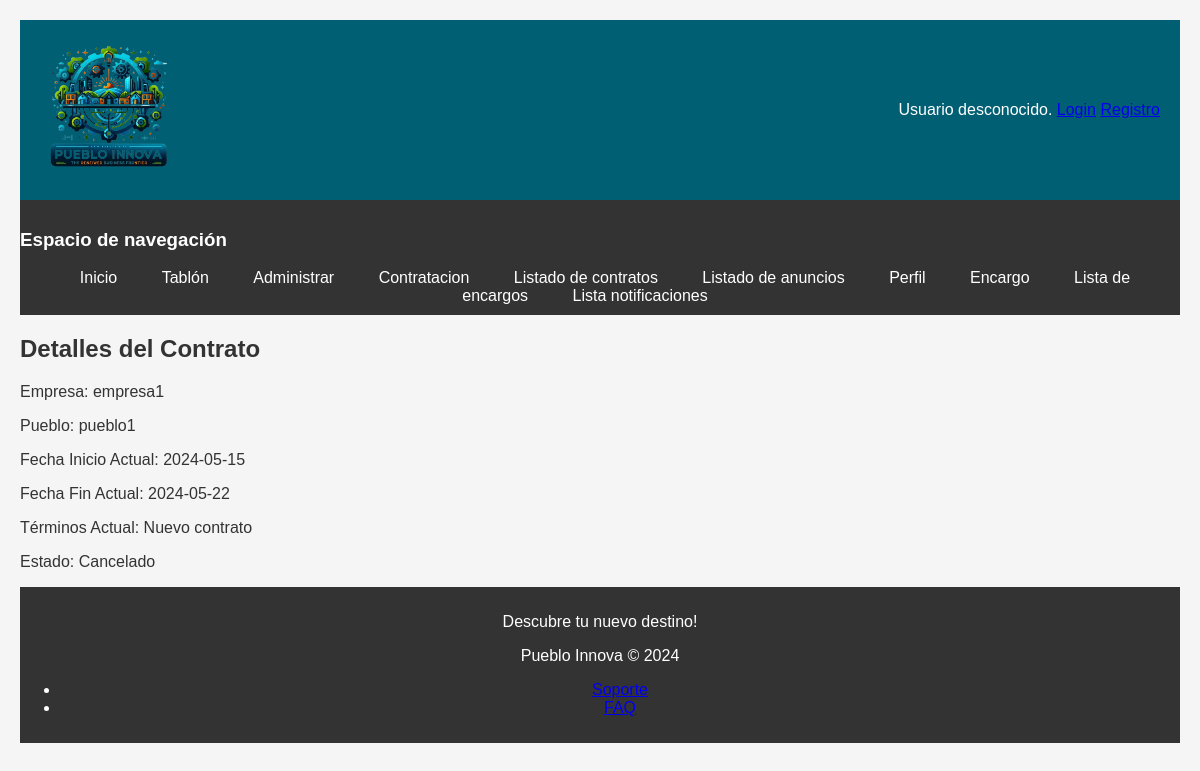
The app's page /contratoDetallado.php?id=1 with its own data.
### tables this page shows
CREATE TABLE `contratos` (
  `id` int(11) NOT NULL,
  `idEmpresa` int(11) NOT NULL,
  `idPueblo` int(11) NOT NULL,
  `fechaInicial` date NOT NULL,
  `fechaFinal` date NOT NULL,
  `terminos` varchar(256) NOT NULL,
  `estado` int(11) NOT NULL
);

CREATE TABLE `usuarios` (
  `id` int(11) NOT NULL,
  `nombreUsuario` varchar(30) NOT NULL,
  `password` varchar(70) NOT NULL,
  `nombre` varchar(50) NOT NULL,
  `rol` int(11) NOT NULL,
  `nombreImg` varchar(70) NOT NULL COMMENT 'Nombre la foto de perfil. Calcula la ruta en carpetas'
);

### contratoDetallado.php (called while the page is built, shortened)
<?php
require_once __DIR__ . '/includes/clases/Contrato.php';
require_once __DIR__ . '/includes/formularios/FormularioContratoDetalle.php';
$idContrato = isset($_GET['id']) ? $_GET['id'] : null;
$formulario = new FormularioContratoDetalle($idContrato);
$formularioHtml = $formulario->gestiona();
require __DIR__ . '/includes/vistas/plantillas/plantilla.php';
?>

### includes/clases/Empresa.php (called while the page is built, shortened)
<?php
class Empresa extends Usuario
{
    public static function buscaNombreEmpresa($idEmpresa)
    {
        $conn = Aplicacion::getInstance()->getConexionBd();
        $query = "SELECT nombreUsuario FROM usuarios WHERE id = ?";
        $stmt = $conn->prepare($query);
        $stmt->bind_param('i', $idEmpresa);
        if ($stmt->execute()) {
            $result = $stmt->get_result();
            if ($fila = $result->fetch_assoc()) {
                $nombreUsuario = $fila['nombreUsuario'];
                return $nombreUsuario;
            }
        }
        return null;
    }
}
?>

### includes/clases/Contrato.php (called while the page is built, shortened)
<?php
require_once __DIR__.'/../../includes/clases/Pueblo.php';
require_once __DIR__.'/../../includes/clases/Empresa.php';
class Contrato
{
    private $fechaInicial;
    private $fechaFinal;
    private $terminos;
    private $estado;
    public function __construct($idEmpresa, $idPueblo, $fechaInicial, $fechaFinal, $terminos, $estado = self::ESPERA_ESTADO, $id = null)
    {
        $this->fechaInicial = $fechaInicial;
        $this->fechaFinal = $fechaFinal;
        $this->terminos = $terminos;
        $this->estado = $estado;
    }
    public function getTerminos()
    {
        return $this->terminos;
    }
    public function getEstado()
    {
        return $this->estado;
    }
    public function getFechaInicial()
    {
        return $this->fechaInicial;
    }
    public function getFechaFinal()
    {
        return $this->fechaFinal;
    }
    public static function buscaContratoPorId($idContrato)
    {
        $conn = Aplicacion::getInstance()->getConexionBd();
        $query = sprintf("SELECT * FROM contratos WHERE id=%d", $idContrato);
        $rs = $conn->query($query);
        if ($rs) {
            if ($fila = $rs->fetch_assoc()) {
                return new Contrato($fila['idEmpresa'], $fila['idPueblo'], $fila['fechaInicial'], $fila['fechaFinal'], $fila['terminos'], $fila['estado'], $fila['id']);
            }
        }
        return null;
    }
}
?>

### includes/clases/Pueblo.php (called while the page is built, shortened)
<?php
class Pueblo extends Usuario
{
    public static function buscaNombrePueblo($idPueblo)
    {
        $conn = Aplicacion::getInstance()->getConexionBd();
        $query = "SELECT nombreUsuario FROM usuarios WHERE id = ?";
        $stmt = $conn->prepare($query);
        $stmt->bind_param('i', $idPueblo);
        if ($stmt->execute()) {
            $result = $stmt->get_result();
            if ($fila = $result->fetch_assoc()) {
                $nombreUsuario = $fila['nombreUsuario'];
                return $nombreUsuario;
            }
        }
        return null;
    }
}

### includes/formularios/FormularioContratoDetalle.php (the view, shortened to what this page needs)
<?php
require_once 'Formulario.php';
require_once __DIR__.'/../../includes/clases/Contrato.php';
class FormularioContratoDetalle extends Formulario
{
    private $idContrato;
    public function __construct($idContrato) {
        $this->idContrato = $idContrato;
    }
    protected function generaCamposFormulario(&$datos) {
        $contrato = Contrato::buscaContratoPorId($this->idContrato);
        $nombreEmpresa = Empresa::buscaNombreEmpresa($contrato->getIdEmpresa());
        $nombrePueblo = Pueblo::buscaNombrePueblo($contrato->getIdPueblo());
        $estadoContrato = $this->translateEstado($contrato->getEstado());
        $html = '<h2>Detalles del Contrato</h2>';
        $html .= "<p>Empresa: {$nombreEmpresa}</p>";
        $html .= "<p>Pueblo: {$nombrePueblo}</p>";
        $html .= "<p>Fecha Inicio Actual: {$contrato->getFechaInicial()}</p>";
        $html .= "<p>Fecha Fin Actual: {$contrato->getFechaFinal()}</p>";
        $html .= "<p>Términos Actual: {$contrato->getTerminos()}</p>";
        $html .= "<p>Estado: {$estadoContrato}</p>";
        $html .= '<div id="modifiableFields" style="display:none;">';
        $html .= '<label for="fechaInicial">Nueva Fecha Inicial:</label>';
        $html .= '<input type="date" id="fechaInicial" name="fechaInicial" value="' . $contrato->getFechaInicial() . '">';
        $html .= '<label for="fechaFinal">Nueva Fecha Final:</label>';
        $html .= '<input type="date" id="fechaFinal" name="fechaFinal" value="' . $contrato->getFechaFinal() . '">';
        $html .= '<label for="terminos">Nuevos Términos:</label>';
        $html .= '<textarea id="terminos" name="terminos">' . htmlspecialchars($contrato->getTerminos()) . '</textarea>';
        $html .= '</div>';
        $html .= '<div>';
        $html .= '<button type="submit" name="accion" value="enviarCambios" style="display:none;" id="enviarCambios">Enviar Cambios</button>';
        $html .= '</div>';
        return $html;
    }
    private function translateEstado($estado) {
        switch ($estado) {
            case Contrato::CANCELADO_ESTADO:
                return 'Cancelado';
        }
    }
}
?>

### css/prueba.css (style rules this page uses)
body { font-family: 'Arial', sans-serif; background-color: #f5f5f5; color: #333; padding: 20px; margin: 0; }

### records on screen
contratos: idEmpresa.nombreUsuario "empresa1", idPueblo.nombreUsuario "pueblo1", fechaInicial "2024-05-15", fechaFinal "2024-05-22", terminos "Nuevo contrato", estado "Cancelado"
